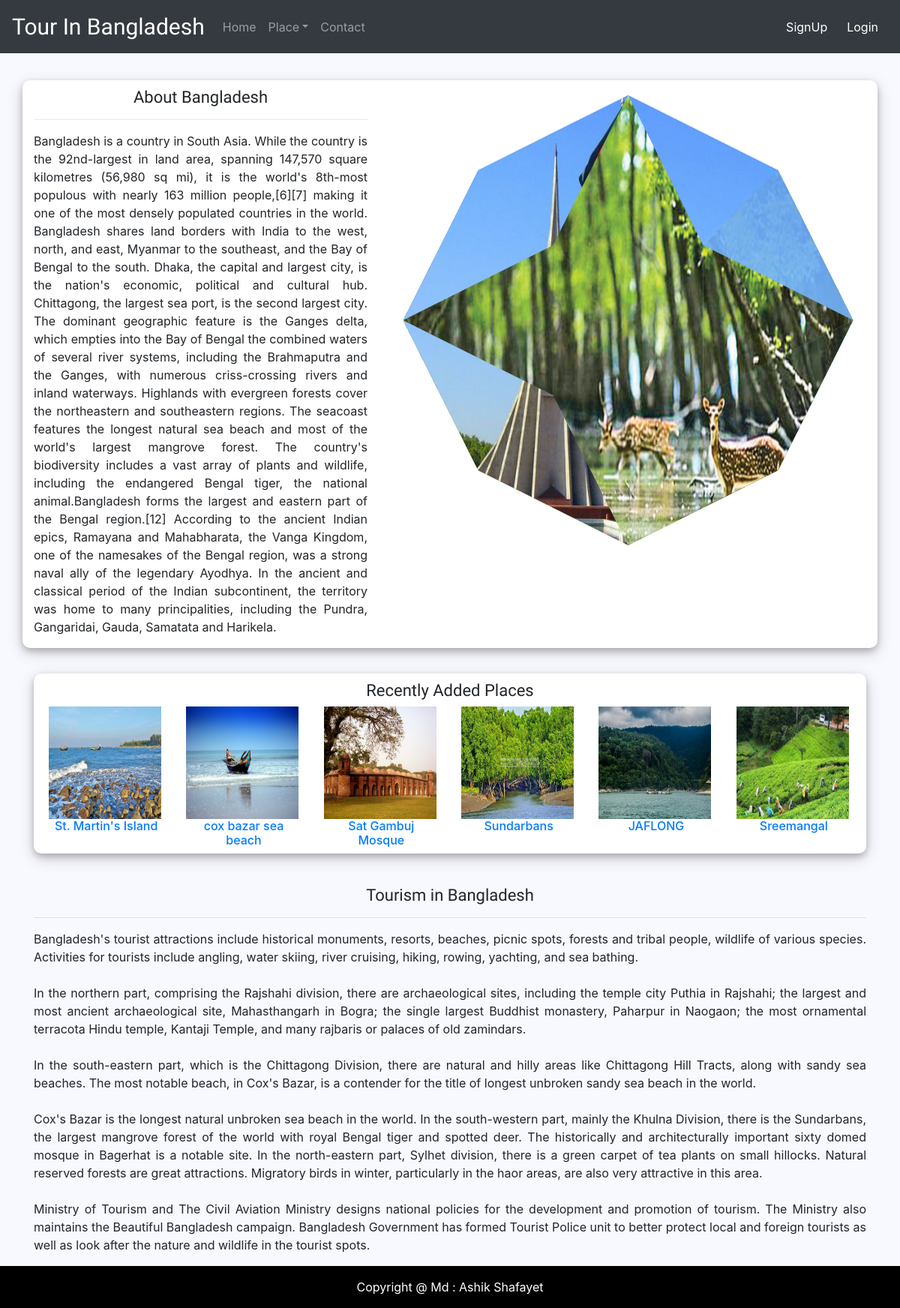
The page /pages/index.php on the database its author committed.
### tables this page shows
CREATE TABLE `places` (
  `id` int(11) NOT NULL,
  `name` tinytext NOT NULL,
  `divi` tinytext NOT NULL,
  `des` longtext NOT NULL,
  `hname1` tinytext NOT NULL,
  `hadd1` longtext NOT NULL,
  `hname2` tinytext NOT NULL,
  `hadd2` longtext NOT NULL,
  `rname1` tinytext NOT NULL,
  `radd1` longtext NOT NULL,
  `rname2` tinytext NOT NULL,
  `radd2` longtext NOT NULL,
  `photo1` longtext NOT NULL,
  `photo2` longtext NOT NULL,
  `photo3` longtext NOT NULL
);

### backendcode/recently.ash.php (called while the page is built)
<?php
require "dbcon.ash.php";
$sqlRecent = "SELECT * FROM places ORDER BY id DESC LIMIT 6;";
$RecentResult = mysqli_query($conn,$sqlRecent);
$RecentResultCheck = mysqli_num_rows($RecentResult);

### pages/index.php (the view, shortened to what this page needs)
<?php
	require "header.php";
	require "../backendcode/recently.ash.php";
?>
<?php require "../css/link.ash.php";?>
</head>
<body style="background-color: #F8F8FF">
<?php require "../pagescontents/nav.ash.php";?>
<div class="container" >
	  <div class="row" style="box-shadow: 0 4px 8px 0 rgba(0, 0, 0, 0.2), 0 6px 20px 0 rgba(0, 0, 0, 0.19); background-color: white;">
	    <div class="col-sm-5"><?php require "../pagescontents/abouttext.php";?></div>
	    <div class="col-sm-7" >
			  <div class="octagon" id="octagon">
			  </div>
	    </div>
	  </div>
<div class="recently">
	<h4>Recently Added Places</h4>
	<div class="row">
		<?php
		if ($RecentResultCheck>0) {
		while ($RecentPlace = mysqli_fetch_assoc($RecentResult)) {
		?>
		<div class="col-2" >
			<img src="../photos/<?php echo $RecentPlace['photo1']; ?>" alt="..."  width="150" height="150" >
				<a href="#"><h6 style="text-align: center;"><?php echo $RecentPlace['name']; ?></h6>
			</a>
		</div>
		<?php
		}
		}
		?>
	</div>
</div>
<div class="tban">
	<?php require "../pagescontents/TourisminBangladesh.php";?>
</div>
</div>
<?php require "../pagescontents/footer.php"; ?>
</body>
</html>

### pages/header.php (shortened to what this page needs)
<!DOCTYPE html>
<html>
	<head>

### css/link.ash.php (shortened to what this page needs)
<link rel="stylesheet" href="https://stackpath.bootstrapcdn.com/bootstrap/4.3.1/css/bootstrap.min.css">
<link rel="stylesheet" type="text/css" href="../css/css.css">
 <link rel="stylesheet" href="../css/bootnavbar.css">
 <link rel="stylesheet" href="../css/octagon.css">
 <link rel="stylesheet" href="https://raw.githubusercontent.com/daneden/animate.css/master/animate.css">

### pagescontents/nav.ash.php (shortened to what this page needs)
<nav class="navbar navbar-expand-lg sticky-top navbar-dark bg-dark">
  <a class="navbar-brand" href="index.php">Tour In Bangladesh</a>
  <div class="collapse navbar-collapse" id="navbarSupportedContent">
    <ul class="navbar-nav mr-auto">
      <li class="nav-item ">
        <a class="nav-link" href="index.php">Home</a>
      </li>
      <li class="nav-item dropdown">
        <a class="nav-link dropdown-toggle" href="place.php" id="navbarDropdown" role="button" data-toggle="dropdown" aria-haspopup="true" aria-expanded="false">Place</a>
      </li>
      <li class="nav-item ">
        <a class="nav-link" href="Contac.php">Contact </a>
      </li>
    </ul>
    <?php
      if (isset($_SESSION['username'])) {
        echo '
        <div class="dropdown">
      <button type="button" class="btn btn-primary dropdown-toggle" data-toggle="dropdown">';?>
      <?php echo $_SESSION['username'] ?>
      <?php  echo '</button>
      <div class="dropdown-menu">
          <form action="../backendcode/logout.ash.php" action="post">
              <button type="submit" name="logout-submit" class="btn btn-primary">LogOut</button>
          </form>
        </div>
    </div>';
    }
    else{
    echo '
    <button class="btn my-2 my-sm-0" type="submit" data-toggle="modal" data-target="#signup">SignUp</button>
    <button class="btn my-2 my-sm-0" type="submit" data-toggle="modal" data-target="#login">Login</button>
    ';
    }
    ?>
  </nav>

### pagescontents/abouttext.php
<h4>About Bangladesh</h4>
<hr>
	    	<p id="panel" style="text-align: justify; ">Bangladesh is a country in South Asia. While the country is the 92nd-largest in land area, spanning 147,570 square kilometres (56,980 sq mi), it is the world's 8th-most populous with nearly 163 million people,[6][7] making it one of the most densely populated countries in the world. Bangladesh shares land borders with India to the west, north, and east, Myanmar to the southeast, and the Bay of Bengal to the south. Dhaka, the capital and largest city, is the nation's economic, political and cultural hub. Chittagong, the largest sea port, is the second largest city. The dominant geographic feature is the Ganges delta, which empties into the Bay of Bengal the combined waters of several river systems, including the Brahmaputra and the Ganges, with numerous criss-crossing rivers and inland waterways. Highlands with evergreen forests cover the northeastern and southeastern regions. The seacoast features the longest natural sea beach and most of the world's largest mangrove forest. The country's biodiversity includes a vast array of plants and wildlife, including the endangered Bengal tiger, the national animal.Bangladesh forms the largest and eastern part of the Bengal region.[12] According to the ancient Indian epics, Ramayana and Mahabharata, the Vanga Kingdom, one of the namesakes of the Bengal region, was a strong naval ally of the legendary Ayodhya. In the ancient and classical period of the Indian subcontinent, the territory was home to many principalities, including the Pundra, Gangaridai, Gauda, Samatata and Harikela.  </p>

### pagescontents/TourisminBangladesh.php
<h4>Tourism in Bangladesh</h4>
<hr>
	  	<p style="text-align: justify;">Bangladesh's tourist attractions include historical monuments, resorts, beaches, picnic spots, forests and tribal people, wildlife of various species. Activities for tourists include angling, water skiing, river cruising, hiking, rowing, yachting, and sea bathing.
<br><br>
		In the northern part, comprising the Rajshahi division, there are archaeological sites, including the temple city Puthia in Rajshahi; the largest and most ancient archaeological site, Mahasthangarh in Bogra; the single largest Buddhist monastery, Paharpur in Naogaon; the most ornamental terracota Hindu temple, Kantaji Temple, and many rajbaris or palaces of old zamindars.
<br><br>
		In the south-eastern part, which is the Chittagong Division, there are natural and hilly areas like Chittagong Hill Tracts, along with sandy sea beaches. The most notable beach, in Cox's Bazar, is a contender for the title of longest unbroken sandy sea beach in the world.
<br><br>
		Cox's Bazar is the longest natural unbroken sea beach in the world.
		In the south-western part, mainly the Khulna Division, there is the Sundarbans, the largest mangrove forest of the world with royal Bengal tiger and spotted deer. The historically and architecturally important sixty domed mosque in Bagerhat is a notable site. In the north-eastern part, Sylhet division, there is a green carpet of tea plants on small hillocks. Natural reserved forests are great attractions. Migratory birds in winter, particularly in the haor areas, are also very attractive in this area.
<br><br>
		Ministry of Tourism and The Civil Aviation Ministry designs national policies for the development and promotion of tourism. The Ministry also maintains the Beautiful Bangladesh campaign. Bangladesh Government has formed Tourist Police unit to better protect local and foreign tourists as well as look after the nature and wildlife in the tourist spots.
		</p>

### pagescontents/footer.php
<footer class="footer">
  <div class="footer-copyright text-center py-3" style="color: white;">Copyright @ Md : Ashik Shafayet</div>
</footer>

### css/css.css (style rules this page uses)
.container { padding-top: 3%; border-radius: 5px; }
.row { margin-bottom: 3%; border-radius: 10px; }
.recently { box-shadow: 0 4px 8px 0 rgba(0, 0, 0, 0.2), 0 6px 20px 0 rgba(0, 0, 0, 0.19); background-color: white; border-radius: 10px; padding-left: 20px; padding-right: 20px; }
h4 { text-align: center; padding-top: 10px; font-family: 'Aclonica'; font-size: 22px; }
.footer { background-color: #000000; }
.navbar-brand { font-family: 'Akronim'; font-size: 30px; }
.btn { color: white; }

### css/octagon.css (style rules this page uses)
.octagon { position: relative; width: 600px; height: 600px; margin: 20px auto; overflow: hidden; }

### pages/index.php (style rules this page uses)
#panel { display: none; }

### rows shown on the page
places: photo1 (picture), name "St. Martin's Island"
places: photo1 (picture), name "cox bazar sea beach"
places: photo1 (picture), name "Sat Gambuj Mosque"
places: photo1 (picture), name "Sundarbans"
places: photo1 (picture), name "JAFLONG"
places: photo1 (picture), name "Sreemangal"
